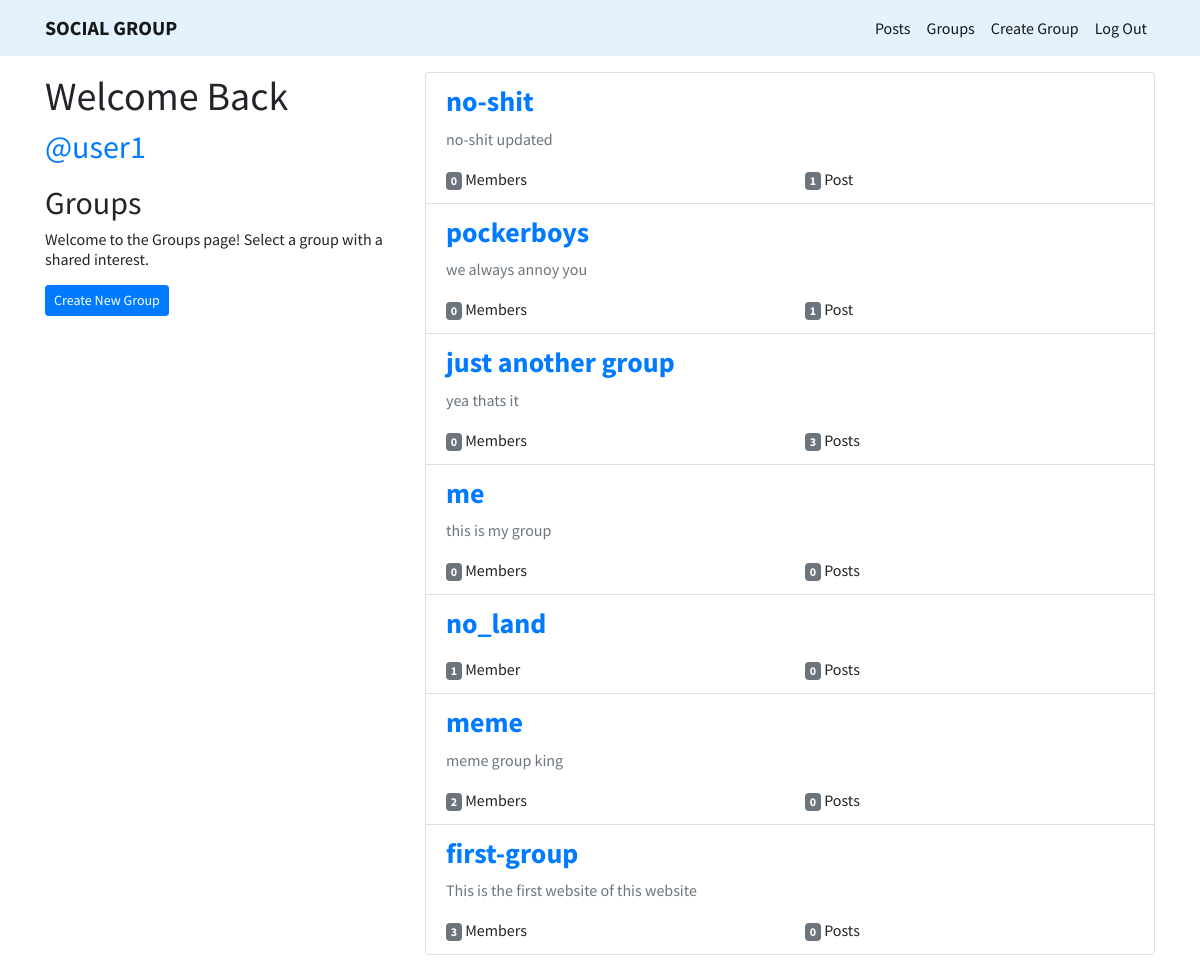
Screenshot of /groups/ (signed in) with the database file from the repository.
### groups/models.py (models this page shows, shortened)
class Group(models.Model):
    name = models.CharField(max_length=50)
    slug = models.SlugField(blank=True)
    description = models.TextField(blank=True, null=True)
    members = models.ManyToManyField(
        User, blank=True, related_name='members')
    class Meta:
        ordering = ['-pk', ]

### groups/views.py (the view)
# urls.py: path('', views.GroupListView.as_view(), name='main'),
class GroupListView(ListView):
    model = Group

### groups/templates/groups/group_list.html
{% extends "groups/group_base.html" %}
{% block group_content %}
<div class="col-md-4">
    {% if user.is_authenticated %}
    <h1>Welcome Back <br>
        <small><a href="">@{{ user.username }}</a></small>
    </h1>
    {% endif %}
    <h2 class="mt-3">Groups</h2>
    <h6>Welcome to the Groups page! Select a group with a shared interest.</h6>
    {% if user.is_authenticated %}
    <a href="{% url 'groups:create' %}" class=" mt-2 btn btn-sm btn-primary">Create New Group</a>
    {% endif %}
</div>
<div class="col-md-8">
    <ul class="list-group mb-3">
        {% for group in group_list %}
        <li class="list-group-item">
            <h3><b><a href="{% url 'groups:detail' group.slug %}">{{ group.name }}</a></b></h3>
            <p class="text-muted">{{ group.description }}</p>
            <div class="row">
                <div class="col-6"><span class="badge badge-secondary">{{ group.members.count }}</span>
                    Member{{group.members.count|pluralize }}</div>
                <div class="col-6"><span class="badge badge-secondary">{{ group.posts.count }}</span>
                    Post{{ group.posts.count|pluralize }}</div>
            </div>
        </li>
        {% endfor %}
    </ul>
</div>
{% endblock group_content %}

### templates/base.html (style rules this page uses)
body { font-family: 'Source Sans Pro', sans-serif; }

### rows the page displays
Group: name "no-shit", description "no-shit updated", members.count "0", posts.count "1"
Group: name "pockerboys", description "we always annoy you", members.count "0", posts.count "1"
Group: name "just another group", description "yea thats it", members.count "0", posts.count "3"
Group: name "me", description "this is my group", members.count "0", posts.count "0"
Group: name "no_land", members.count "1", posts.count "0"
Group: name "meme", description "meme group king", members.count "2", posts.count "0"
Group: name "first-group", description "This is the first website of this website", members.count "3", posts.count "0"

### other values shown
{{ user.username }} "user1"
